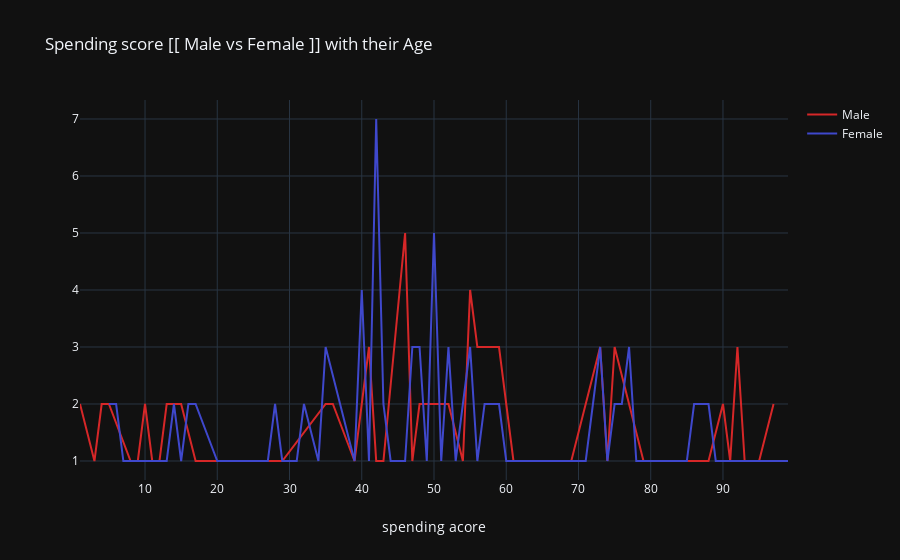

The notebook cell this image was saved under:
### Markdown cell above
In the above plot we plot the count of spending score here we see that most of the spending score skweed between 40 to 60. There are total of 8 people who have spending score 42 and 7 people have 55.

### Code cell
col='Spending Score (1-100)'
v1=d1[col].value_counts().reset_index()
v1=v1.rename(columns={col:'count','index':col})
v1['percent']=v1['count'].apply(lambda x : 100*x/sum(v1['count']))
v1=v1.sort_values(col)
v2=d2[col].value_counts().reset_index()
v2=v2.rename(columns={col:'count','index':col})
v2['percent']=v2['count'].apply(lambda x : 100*x/sum(v2['count']))
v2=v2.sort_values(col)
trace1 = go.Scatter(x=v1[col], y=v1["count"], name="Male", marker=dict(color="#d62728"),text= df['Age'])
trace2 = go.Scatter(x=v2[col], y=v2["count"], name="Female", marker=dict(color='rgb(63, 72, 204)'),text= df['Age'])
y = [trace1, trace2]
layout={'title':"Spending score [[ Male vs Female ]] with their Age",'xaxis':{'title':"spending acore"}}
fig = go.Figure(data=y, layout=layout)
fig.layout.template='plotly_dark'
iplot(fig)

### Figure 1 — Plotly figure (JSON) as saved in the notebook; plotly's stock layout.template omitted (floating-point values rounded to 4 significant figures; data arrays with more than 128 entries replaced by an {"elided": "..."} marker saying what was removed)
{"data": [{"marker": {"color": "#d62728"}, "name": "Male", "text": {"elided": "200 int values"}, "type": "scatter", "uid": "138a07ba-fb8c-4b04-84ce-64bbfd9b68d0", "x": [1, 3, 4, 5, 8, 9, 10, 11, 12, 13, 14, 15, 17, 18, 20, 26, 29, 35, 36, 39, 41, 42, 43, 46, 47, 48, 49, 51, 52, 54, 55, 56, 59, 60, 61, 63, 66, 68, 69, 73, 74, 75, 79, 81, 82, 83, 88, 90, 91, 92, 93, 95, 97], "y": [2, 1, 2, 2, 1, 1, 2, 1, 1, 2, 2, 2, 1, 1, 1, 1, 1, 2, 2, 1, 3, 1, 1, 5, 1, 2, 2, 2, 2, 1, 4, 3, 3, 2, 1, 1, 1, 1, 1, 3, 1, 3, 1, 1, 1, 1, 1, 2, 1, 3, 1, 1, 2]}, {"marker": {"color": "rgb(63, 72, 204)"}, "name": "Female", "text": {"elided": "200 int values"}, "type": "scatter", "uid": "2fdf1438-c68d-46a1-939b-16ebace8742e", "x": [5, 6, 7, 13, 14, 15, 16, 17, 20, 22, 23, 24, 26, 27, 28, 29, 31, 32, 34, 35, 39, 40, 41, 42, 43, 44, 45, 46, 47, 48, 49, 50, 51, 52, 53, 54, 55, 56, 57, 58, 59, 60, 61, 65, 69, 71, 72, 73, 74, 75, 76, 77, 78, 79, 81, 83, 85, 86, 87, 88, 89, 91, 93, 94, 95, 98, 99], "y": [2, 2, 1, 1, 2, 1, 2, 2, 1, 1, 1, 1, 1, 1, 2, 1, 1, 2, 1, 3, 1, 4, 1, 7, 2, 1, 1, 1, 3, 3, 1, 5, 1, 3, 1, 2, 3, 1, 2, 2, 2, 1, 1, 1, 1, 1, 2, 3, 1, 2, 2, 3, 1, 1, 1, 1, 1, 2, 2, 2, 1, 1, 1, 1, 1, 1, 1]}], "layout": {"title": {"text": "Spending score [[ Male vs Female ]] with their Age"}, "xaxis": {"title": {"text": "spending acore"}}}}
